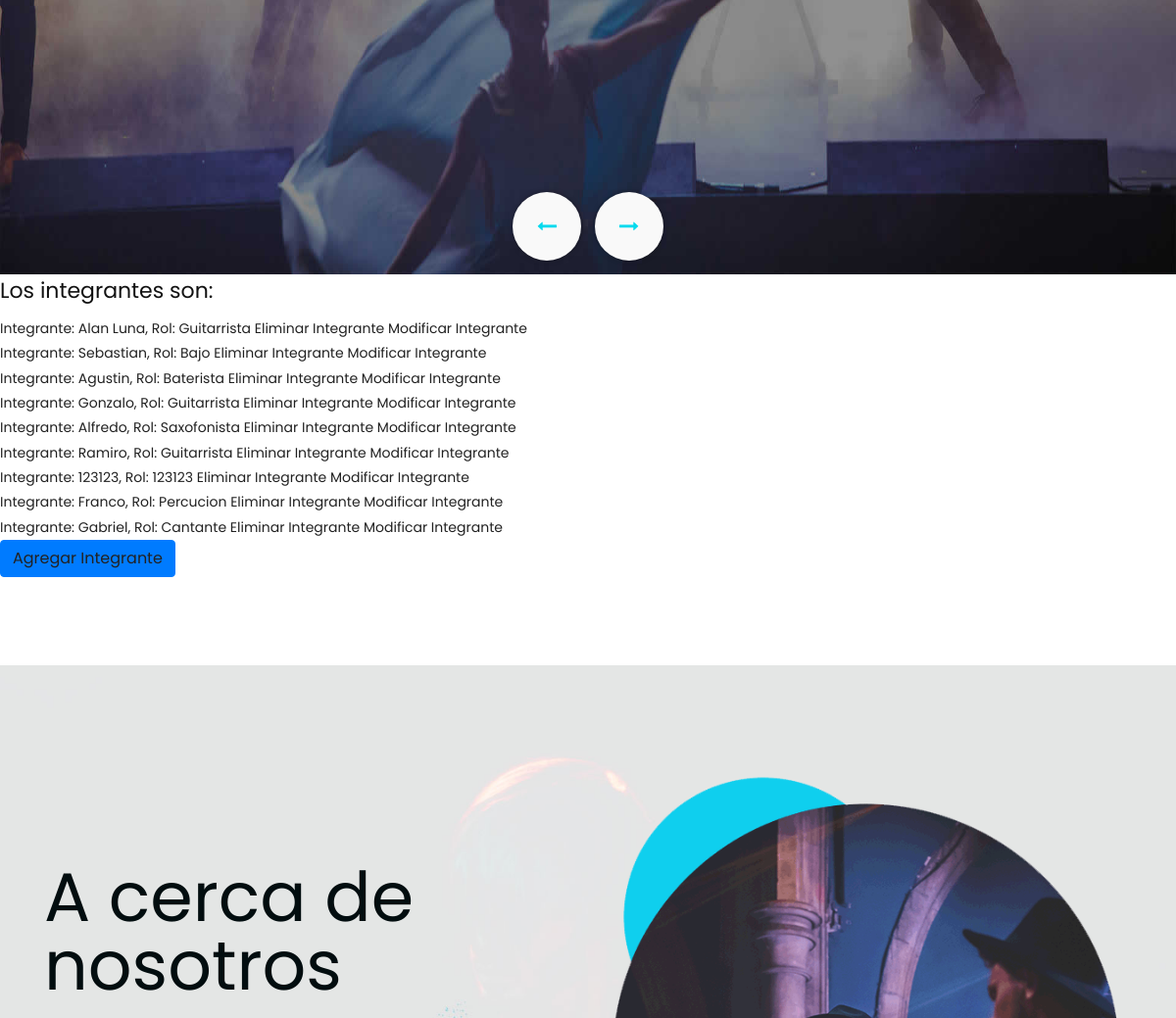
Page /integrantes/ (signed in, middle part) on the earlier database version.
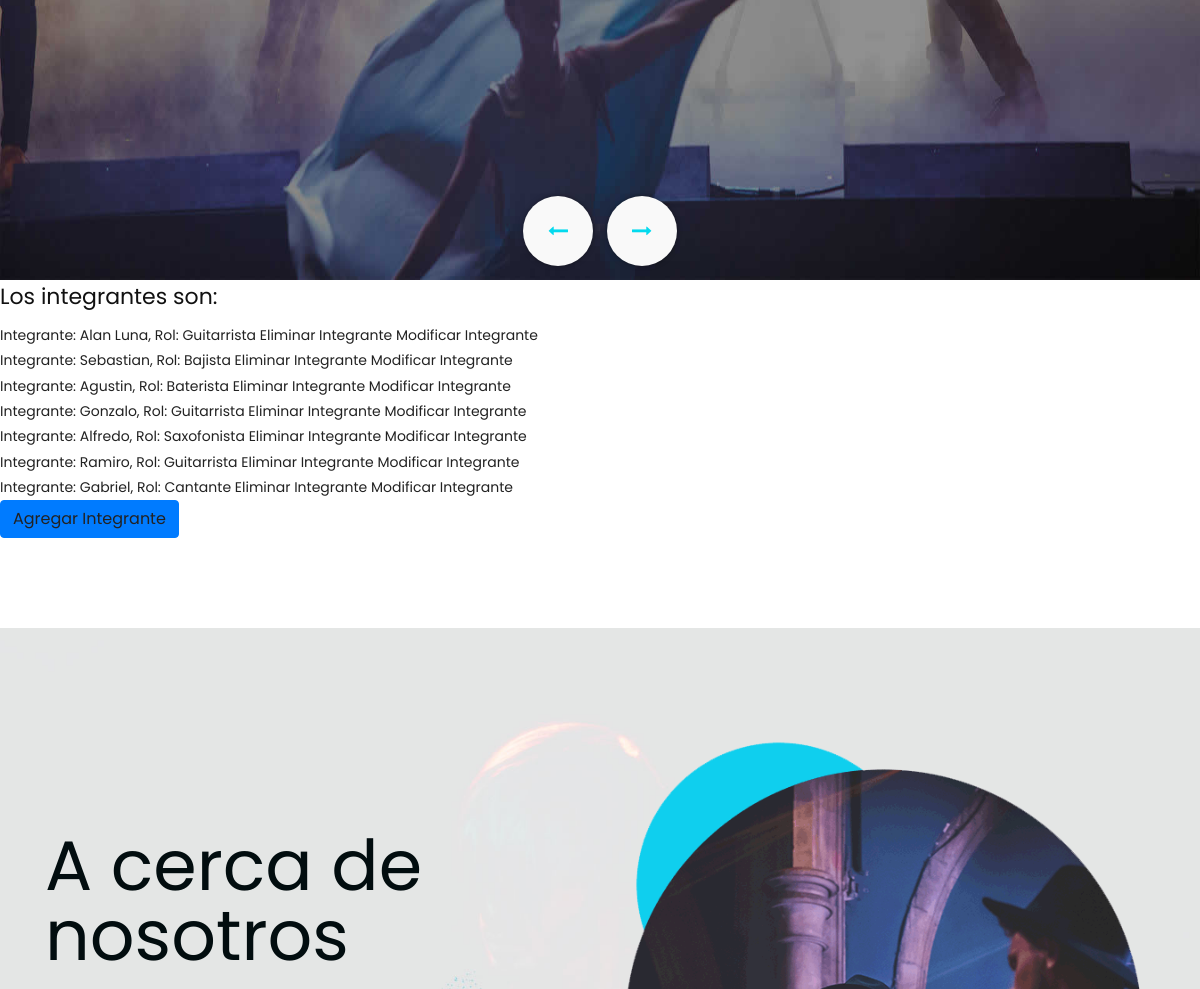
Same page on the later database version.
### AppMusic/models.py (models this page shows)
class Integrantes(Model):
    integrantes = CharField(max_length=40)
    especializacion = CharField(max_length=40)
    def __str__(self):
        return f'Integrante: {self.integrantes}, Rol: {self.especializacion}'

### AppMusic/views.py (the view)
# urls.py: path('integrantes/', IntegrantesListView.as_view(), name = 'integrantes'),
class IntegrantesListView(LoginRequiredMixin, ListView):
    model= Integrantes
    template_name = 'AppMusic/integrantes.html'
    context_object_name = 'integrantes'

### template/AppMusic/integrantes.html (shortened to what this page needs)
{% extends 'AppMusic/padre.html' %}
{% load static %}
{% block contenidoquecambia %}
<h2>Los integrantes son: </h2>
{% for integrante in integrantes %}
<a href="{% url 'integrante_view' integrante.id %}">{{ integrante }}</a>
<a href="{% url 'integrante_delete' integrante.id %}"> Eliminar Integrante</a>
<a href="{% url 'integrante_update' integrante.id %}"> Modificar Integrante</a>
<br>
{% endfor %}
<li class="btn btn-primary"> <a href="{% url 'integrantes_formulario' %}">Agregar Integrante</a> </li>
{% endblock %}

Differences in the rows shown:
removed Integrantes: integrantes+especializacion "Integrante: 123123, Rol: 123123"
removed Integrantes: integrantes+especializacion "Integrante: Franco, Rol: Percucion"
changed Integrantes: integrantes+especializacion "Integrante: Sebastian, Rol: Bajo" → "Integrante: Sebastian, Rol: Bajista"
